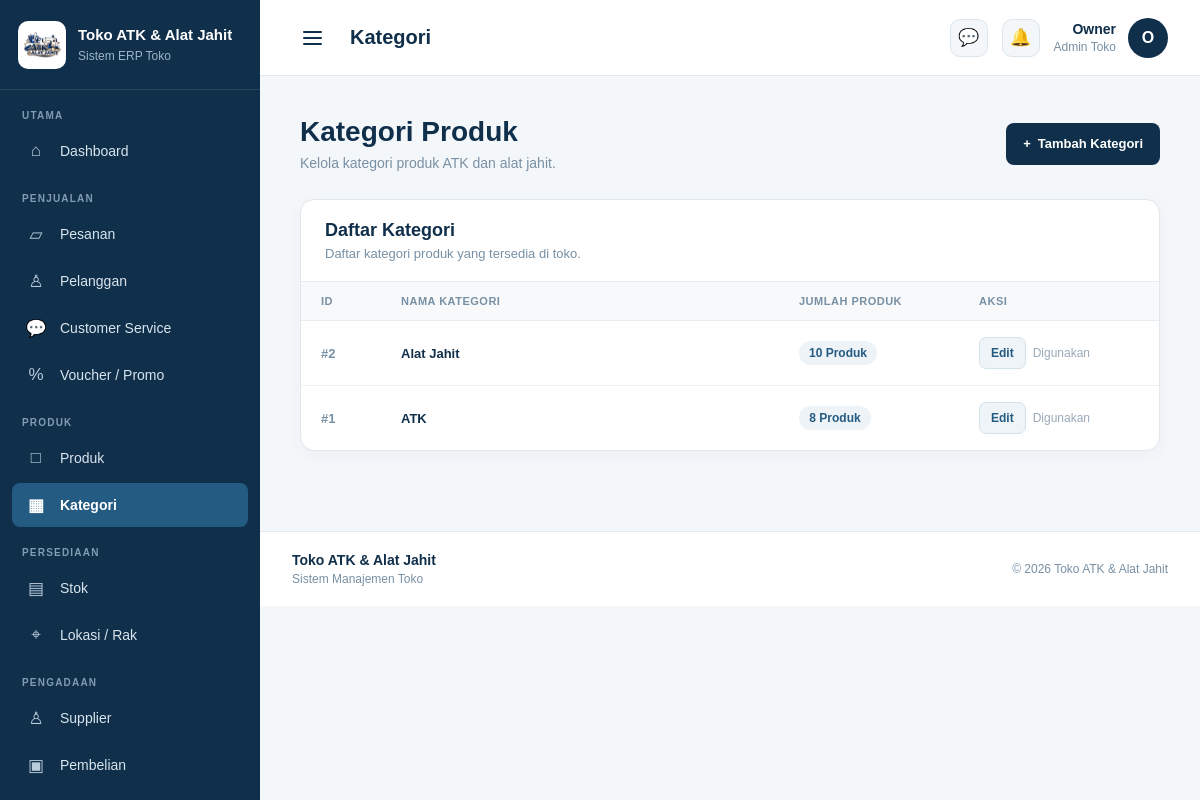
/admin/kategori/index.php (signed in), run on the app's committed database.
### tables this page shows
CREATE TABLE `kategori` (
  `id_kategori` int(11) NOT NULL,
  `nama_kategori` varchar(100) NOT NULL
);

### admin/kategori/index.php (the view, shortened to what this page needs)
<?php
require_once "../includes/hak_akses.php";
$query_kategori = mysqli_query(
    $conn,
    "SELECT
        k.id_kategori,
        k.nama_kategori,
        COUNT(p.id_produk) AS jumlah_produk
     FROM kategori k
     LEFT JOIN produk p
        ON p.id_kategori = k.id_kategori
     GROUP BY
        k.id_kategori,
        k.nama_kategori
     ORDER BY k.id_kategori DESC"
);
?>
<!DOCTYPE html>
<html lang="id">
<head>
    <link
        rel="stylesheet"
        href="../assets/css/admin.css"
    >
</head>
<body>
<div class="admin-layout">
    <?php include "../includes/sidebar.php"; ?>
    <div class="admin-main">
        <?php include "../includes/navbar.php"; ?>
        <main class="admin-content">
            <div class="category-page-header">
                <div class="category-page-header-left">
                    <h1>
                        Kategori Produk
                    </h1>
                    <p>
                        Kelola kategori produk ATK dan alat jahit.
                    </p>
                </div>
                <a
                    href="tambah.php"
                    class="btn-add-category"
                >
                    <span>+</span>
                    Tambah Kategori
                </a>
            </div>
            <div class="category-card">
                <div class="category-card-header">
                    <h2>
                        Daftar Kategori
                    </h2>
                    <p>
                        Daftar kategori produk yang tersedia di toko.
                    </p>
                </div>
                <div class="category-table-wrapper">
                    <table class="category-table">
                        <thead>
                            <tr>
                                <th width="80">
                                    ID
                                </th>
                                <th>
                                    Nama Kategori
                                </th>
                                <th width="180">
                                    Jumlah Produk
                                </th>
                                <th width="200">
                                    Aksi
                                </th>
                            </tr>
                        </thead>
                        <tbody>
                        <?php if (
                            $query_kategori &&
                            mysqli_num_rows($query_kategori) > 0
                        ) : ?>
                            <?php while (
                                $kategori =
                                mysqli_fetch_assoc($query_kategori)
                            ) : ?>
                                <tr>
                                    <td>
                                        <span class="category-id">
                                            #<?= (int)$kategori['id_kategori']; ?>
                                        </span>
                                    </td>
                                    <td>
                                        <span class="category-name">
                                            <?= htmlspecialchars(
                                                $kategori['nama_kategori']
                                            ); ?>
                                        </span>
                                    </td>
                                    <td>
                                        <span class="category-count">
                                            <?= (int)$kategori['jumlah_produk']; ?>
                                            Produk
                                        </span>
                                    </td>
                                    <td>
                                        <div class="category-actions">
                                            <a
                                                href="edit.php?id=<?= (int)$kategori['id_kategori']; ?>"
                                                class="btn-edit-category"
                                            >
                                                Edit
                                            </a>
                                            <?php if (
                                                (int)$kategori['jumlah_produk'] === 0
                                            ) : ?>
                                                <a
                                                    href="hapus.php?id=<?= (int)$kategori['id_kategori']; ?>"
                                                    class="btn-delete-category"
                                                    onclick="return confirm('Yakin ingin menghapus kategori ini?');"
                                                >
                                                    Hapus
                                                </a>
                                            <?php else : ?>
                                                <span class="category-used">
                                                    Digunakan
                                                </span>
                                            <?php endif; ?>
                                        </div>
                                    </td>
                                </tr>
                            <?php endwhile; ?>
                        <?php endif; ?>
                        </tbody>
                    </table>
                </div>
            </div>
        </main>
        <?php include "../includes/footer.php"; ?>
    </div>
</div>
</body>
</html>

### admin/assets/css/admin.css (style rules this page uses)
* { margin: 0; padding: 0; box-sizing: border-box; }
html { font-size: 16px; }
body { font-family: Arial, Helvetica, sans-serif; background: #f4f7fa; color: #102f4b; min-height: 100vh; }
a { text-decoration: none; color: inherit; }
.admin-layout { display: flex; min-height: 100vh; width: 100%; }
.admin-main { flex: 1; min-width: 0; min-height: 100vh; }
.admin-content { padding: 40px; max-width: 1500px; }

### admin/kategori/index.php (style rules this page uses)
.category-page-header { display: flex; align-items: center; justify-content: space-between; gap: 20px; margin-bottom: 28px; }
.category-page-header-left h1 { color: #102f4b; font-size: 28px; font-weight: 700; margin: 0 0 7px; }
.category-page-header-left p { color: #7890a4; font-size: 14px; margin: 0; }
.btn-add-category { display: inline-flex; align-items: center; justify-content: center; gap: 7px; height: 42px; padding: 0 17px; border-radius: 8px; background: #102f4b; color: #ffffff; font-size: 13px; font-weight: 600; text-decoration: none; white-space: nowrap; transition: background 0.2s ease, transform 0.2s ease; }
.category-card { background: #ffffff; border: 1px solid #e0e7ed; border-radius: 14px; box-shadow: 0 4px 15px rgba(16,47,75,0.04); overflow: hidden; }
.category-card-header { padding: 20px 24px; border-bottom: 1px solid #e6edf2; }
.category-card-header h2 { margin: 0 0 5px; color: #102f4b; font-size: 18px; font-weight: 600; }
.category-card-header p { margin: 0; color: #7890a4; font-size: 13px; }
.category-table-wrapper { width: 100%; overflow-x: auto; }
.category-table { width: 100%; border-collapse: collapse; }
.category-table thead th { background: #f7f9fb; color: #7890a4; text-align: left; padding: 13px 20px; border-bottom: 1px solid #e6edf2; font-size: 11px; font-weight: 700; text-transform: uppercase; letter-spacing: .5px; white-space: nowrap; }
.category-table tbody td { padding: 16px 20px; border-bottom: 1px solid #edf1f4; color: #334f66; font-size: 13px; vertical-align: middle; }
.category-table tbody tr:last-child td { border-bottom: none; }
.category-id { color: #7890a4; font-weight: 600; }
.category-name { color: #102f4b; font-weight: 600; }
.category-count { display: inline-flex; align-items: center; justify-content: center; min-width: 72px; padding: 5px 10px; border-radius: 20px; background: #edf3f7; color: #245b83; font-size: 12px; font-weight: 600; }
.category-actions { display: flex; align-items: center; gap: 7px; white-space: nowrap; }
.btn-edit-category { display: inline-flex; align-items: center; justify-content: center; height: 32px; padding: 0 11px; border-radius: 7px; background: #eef4f8; border: 1px solid #d6e2ea; color: #245b83; font-size: 12px; font-weight: 600; text-decoration: none; transition: 0.2s; }
.category-used { color: #9aa9b7; font-size: 12px; }

### data on the page
kategori: id_kategori "2", nama_kategori "Alat Jahit", jumlah_produk "10"
kategori: id_kategori "1", nama_kategori "ATK", jumlah_produk "8"

### other printed values
$pageTitle "Kategori"
$namaAdmin "Owner"
$avatar "O"
